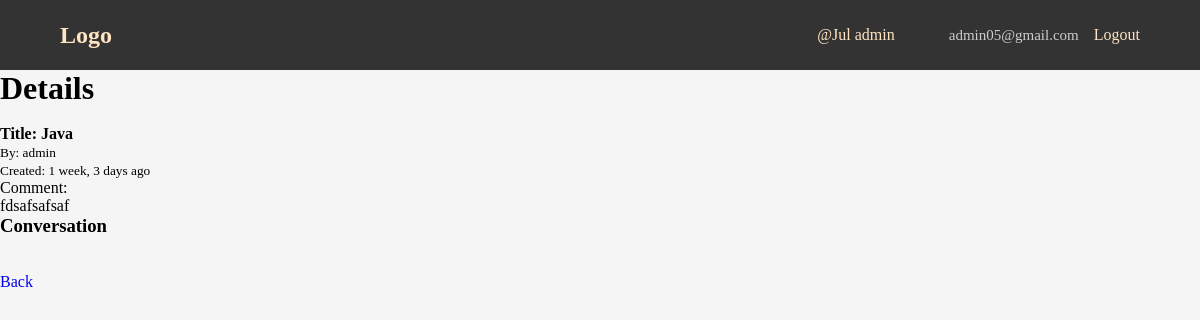
Page /detail/10/ (signed in) on the committed database.
### base/models.py (models this page shows, shortened)
class Post(models.Model):
    title = models.CharField(max_length=255)
    author = models.ForeignKey(User, on_delete=models.CASCADE)
    body = models.TextField()
    updated = models.DateTimeField(auto_now=True)
    created = models.DateTimeField(auto_now_add=True)
    class Meta:
        ordering = ['-updated', '-created']

### base/decorators.py (the view)
        def wrapper_func(request, *args, **kwargs):
            group = None
            if request.user.groups.exists():
                group = request.user.groups.all()[0].name
            if group in allowed_roles:
                return view_func(request, *args, **kwargs)
            else:
                return HttpResponse('<h1>You are not allowed to enter this site!</h1>')

### base/views.py (called while the page is built)
@login_required(login_url='signin-form')
@allowed_users(allowed_roles=['admin'])
def detailPage(request, pk):
    detail = Post.objects.get(id=pk)
    library = {'detail':detail}
    return render(request, 'base/detail.html', library)

### base/templates/base/detail.html (shortened to what this page needs)
{% extends 'main.html' %}
{% block content%}
    <h1>Details</h1><br>
    <div>
        <strong>Title: {{detail.title}}</strong><br>
        <small>By: {{detail.author}}</small><br>
        <small>Created: {{detail.created|timesince}} ago</small><br>
    </div>
    <p>Comment: <br> {{detail.body}}</p>
    <div>
        <h3>Conversation</h3>
    </div><br>
    <br> <a href="{% url 'home' %}" class="btn btn-info">Back</a>
{% endblock %}

### templates/navbar.html
<nav class="nav-container">
    <div class="container">
        <div class="logo-container">
            <h1><a href="{% url 'home' %}">Logo</a></h1>
        </div>
        <div class="link-container">
            {% if request.user.is_authenticated %}
                <div class="user-container">
                    <a href="#">@{{user.first_name|capfirst}} {{user}}</a>
                    <span class="email-link">{{user.email}}</span>
                </div>
                <a href="{% url 'logout-form' %}">Logout</a>
            {% else %}
                <a href="{% url 'signin-form' %}">signin</a>
                <a href="{% url 'signup-form' %}">signup</a>
            {% endif %}
        </div>
    </div>
</nav>

### static/styles/main.css (style rules this page uses)
*, *::before, *::after { box-sizing: border-box; margin: 0; padding: 0; text-decoration: none; list-style: none; }
body { background-color: whitesmoke; max-height: 100vh; max-width: 100vw; }
.nav-container { display: flex; height: 70px; background-color: #333; }
.container { display: flex; margin: auto; width: 90%; }
.logo-container { flex: 1; display: flex; gap: 15px; }
.logo-container a { color: bisque; }
.link-container { flex: 1; display: flex; align-items: center; justify-content: end; gap: 15px; }
.user-container a { margin-right: 50px; color: bisque; }
.link-container a { color: bisque; }
.email-link { color: #ccc; font-size: 15px; }

### rows in the picture
Post: title "Java", author "admin", created "1 week, 3 days", body "fdsafsafsaf"

### other values in the picture
{{ user.first_name|capfirst }} "Jul"
{{ user }} "admin"
{{ user.email }} "admin05@gmail.com"
